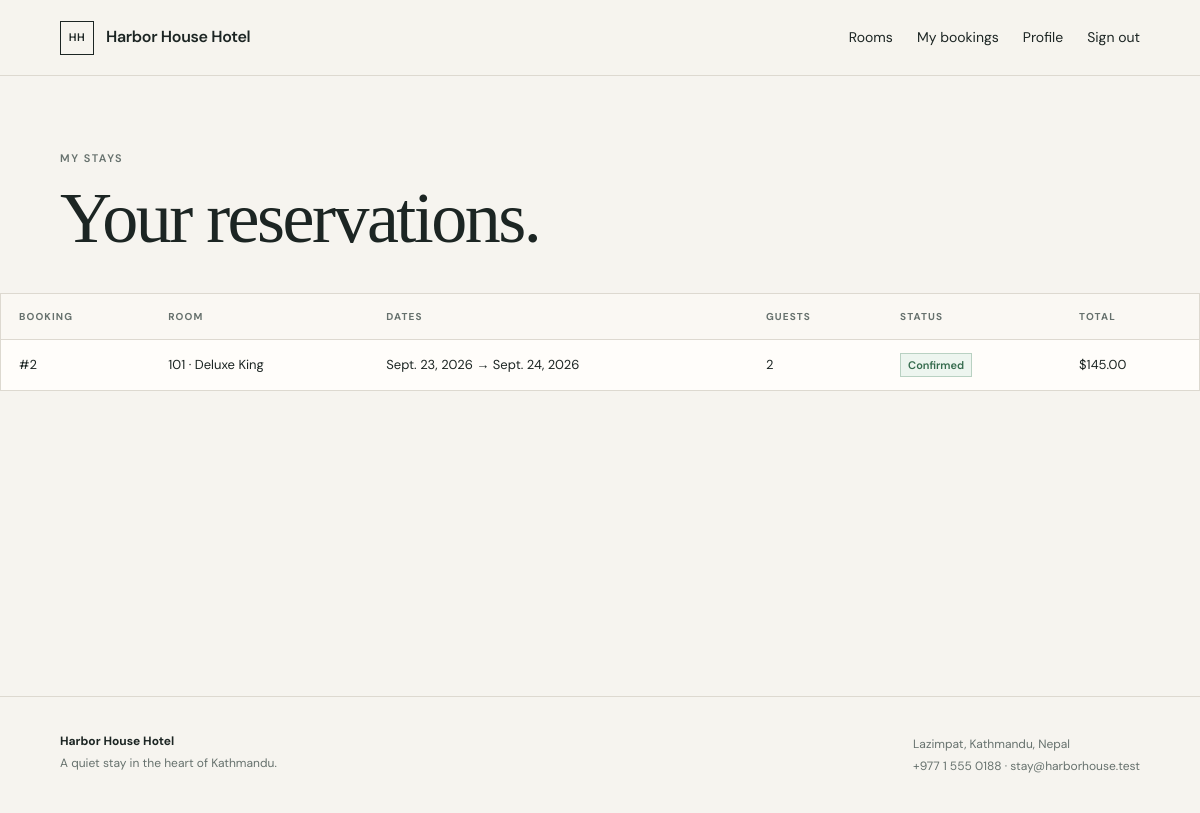
The page /bookings/ (signed in) on the database its author committed.
### hotel/models.py (models this page shows, shortened)
class HotelProfile(models.Model):
    name = models.CharField(max_length=160)
    tagline = models.CharField(max_length=240, blank=True)
    about = models.TextField(blank=True)
    phone = models.CharField(max_length=80, blank=True)
    email = models.EmailField(blank=True)
    address = models.CharField(max_length=240, blank=True)
    check_in_time = models.TimeField(default="14:00")
    check_out_time = models.TimeField(default="11:00")

class Booking(models.Model):
    STATUS_CHOICES = [
        ("pending", "Pending"),
        ("confirmed", "Confirmed"),
        ("checked_in", "Checked in"),
        ("checked_out", "Checked out"),
        ("cancelled", "Cancelled"),
    ]
    guest = models.ForeignKey(GuestProfile, on_delete=models.PROTECT, related_name="bookings")
    room = models.ForeignKey(Room, on_delete=models.PROTECT, related_name="bookings")
    check_in = models.DateField()
    check_out = models.DateField()
    guests = models.PositiveIntegerField(default=1)
    status = models.CharField(max_length=20, choices=STATUS_CHOICES, default="pending")
    special_requests = models.TextField(blank=True)
    created_at = models.DateTimeField(auto_now_add=True)
    @property
    def nights(self):
        return max((self.check_out - self.check_in).days, 0)
    @property
    def total_amount(self):
        return self.nights * self.room.room_type.nightly_rate

class Room(models.Model):
    STATUS_CHOICES = [
        ("available", "Available"),
        ("occupied", "Occupied"),
        ("cleaning", "Cleaning"),
        ("maintenance", "Maintenance"),
    ]
    number = models.CharField(max_length=20, unique=True)
    floor = models.PositiveIntegerField(default=1)
    room_type = models.ForeignKey(RoomType, on_delete=models.PROTECT, related_name="rooms")
    status = models.CharField(max_length=20, choices=STATUS_CHOICES, default="available")

class RoomType(models.Model):
    name = models.CharField(max_length=120)
    description = models.TextField(blank=True)
    capacity = models.PositiveIntegerField(default=2)
    nightly_rate = models.DecimalField(max_digits=10, decimal_places=2)
    amenities = models.JSONField(default=list, blank=True)

### hotel/views.py (the view)
# urls.py: path("bookings/", views.my_bookings, name="my_bookings"),
@login_required
def my_bookings(request):
    guest = get_object_or_404(GuestProfile, user=request.user)
    bookings = guest.bookings.select_related("room", "room__room_type").order_by("-created_at")
    return render(request, "hotel/bookings.html", {
        **hotel_context(),
        "bookings": bookings,
    })

### hotel/views.py (called while the page is built)
def hotel_context():
    return {"hotel": HotelProfile.objects.first()}

### templates/hotel/bookings.html (shortened to what this page needs)
{% extends "base.html" %}
{% block content %}
<section class="page-heading compact">
  <p class="eyebrow">MY STAYS</p>
  <h1>Your reservations.</h1>
</section>
<section class="table-panel">
<table>
<thead><tr><th>Booking</th><th>Room</th><th>Dates</th><th>Guests</th><th>Status</th><th>Total</th></tr></thead>
<tbody>
{% for booking in bookings %}
<tr>
  <td>#{{ booking.id }}</td>
  <td>{{ booking.room.number }} · {{ booking.room.room_type.name }}</td>
  <td>{{ booking.check_in }} → {{ booking.check_out }}</td>
  <td>{{ booking.guests }}</td>
  <td><span class="status status-{{ booking.status }}">{{ booking.get_status_display }}</span></td>
  <td>${{ booking.total_amount }}</td>
</tr>
{% empty %}
<tr><td colspan="6">You have no bookings yet.</td></tr>
{% endfor %}
</tbody>
</table>
</section>
{% endblock %}

### templates/base.html (shortened to what this page needs)
{% load static %}
<!doctype html>
<html lang="en">
<head>
  <link rel="stylesheet" href="{% static 'css/site.css' %}?v=1.2">
</head>
<body>
<header class="site-header">
  <a class="brand" href="{% url 'home' %}">
    <span class="brand-mark">HH</span>
    <span>{{ hotel.name|default:"Hotel" }}</span>
  </a>
  <nav>
    <a href="{% url 'rooms' %}">Rooms</a>
    {% if request.user.is_authenticated %}
      <a href="{% url 'my_bookings' %}">My bookings</a>
      <a href="{% url 'profile' %}">Profile</a>
      <a href="{% url 'logout' %}">Sign out</a>
    {% else %}
      <a href="{% url 'login' %}">Sign in</a>
      <a class="nav-cta" href="{% url 'signup' %}">Create account</a>
    {% endif %}
  </nav>
</header>
<main>{% block content %}{% endblock %}</main>
<footer class="site-footer">
  <div>
    <strong>{{ hotel.name|default:"Hotel" }}</strong>
    <p>{{ hotel.tagline }}</p>
  </div>
  <div>
    <p>{{ hotel.address }}</p>
    <p>{{ hotel.phone }} · {{ hotel.email }}</p>
  </div>
</footer>
</body>
</html>

### static/css/site.css (style rules this page uses)
:root { --ink: #1c2523; --muted: #66716d; --paper: #f6f4ef; --panel: #fffdfa; --line: #ddd9d0; --accent: #a65d3f; --soft: #ece8df; --good: #356b4d; --warn: #9a6b27; --danger: #a24d4d; }
* { box-sizing: border-box }
body { margin: 0; background: var(--paper); color: var(--ink); font-family: "DM Sans", sans-serif; line-height: 1.55 }
a { color: inherit }
.site-header { height: 76px; border-bottom: 1px solid var(--line); display: flex; align-items: center; justify-content: space-between; padding: 0 5vw; background: rgba(246, 244, 239, .96); position: sticky; top: 0; z-index: 5 }
.brand { display: flex; gap: 12px; align-items: center; text-decoration: none; font-weight: 600; letter-spacing: -.02em }
.brand-mark { width: 34px; height: 34px; border: 1px solid var(--ink); display: grid; place-items: center; font-size: 11px; letter-spacing: .05em }
nav { display: flex; align-items: center; gap: 24px; font-size: 14px }
nav a { text-decoration: none }
main { min-height: calc(100vh - 180px) }
.eyebrow { font-size: 11px; letter-spacing: .14em; font-weight: 600; color: var(--muted); margin: 0 0 14px }
h1, h2, h3, p { margin-top: 0 }
.hero h1, .page-heading h1, .crm-header h1, .auth-intro h1 { font-family: "Playfair Display", serif; font-weight: 500; line-height: 1.05; letter-spacing: -.035em }
.hero-panel, .form-panel, .table-panel, .room-board, .profile-card { background: var(--panel); border: 1px solid var(--line) }
.page-heading, .crm-header { max-width: 1240px; margin: 0 auto; padding: 74px 5vw 48px }
.page-heading h1, .crm-header h1 { font-size: clamp(44px, 6vw, 72px); margin-bottom: 12px }
.compact { padding-bottom: 24px }
.table-panel { max-width: 1240px; margin: 0 auto 90px; overflow: auto }
table { width: 100%; border-collapse: collapse; min-width: 760px }
th, td { text-align: left; padding: 15px 18px; border-bottom: 1px solid var(--line); font-size: 13px }
th { font-size: 10px; text-transform: uppercase; letter-spacing: .11em; color: var(--muted); background: #faf8f3 }
tbody tr:last-child td { border-bottom: 0 }
.status { font-size: 11px; font-weight: 600; padding: 4px 7px; border: 1px solid var(--line); white-space: nowrap }
.status-confirmed, .status-available { color: var(--good); border-color: #b9d1c2; background: #edf5ef }
.site-footer { border-top: 1px solid var(--line); padding: 35px 5vw; display: flex; justify-content: space-between; color: var(--muted); font-size: 12px }
.site-footer strong { color: var(--ink) }
.site-footer p { margin: 3px 0 }

### rows shown on the page
HotelProfile: name "Harbor House Hotel", tagline "A quiet stay in the heart of Kathmandu.", address "Lazimpat, Kathmandu, Nepal", phone "+977 1 555 0188", email "stay@harborhouse.test"
Booking: id "2", room.number "101", room.room_type.name "Deluxe King", check_in "Sept. 23, 2026", check_out "Sept. 24, 2026", guests "2", status "Confirmed", total_amount "145.00"
